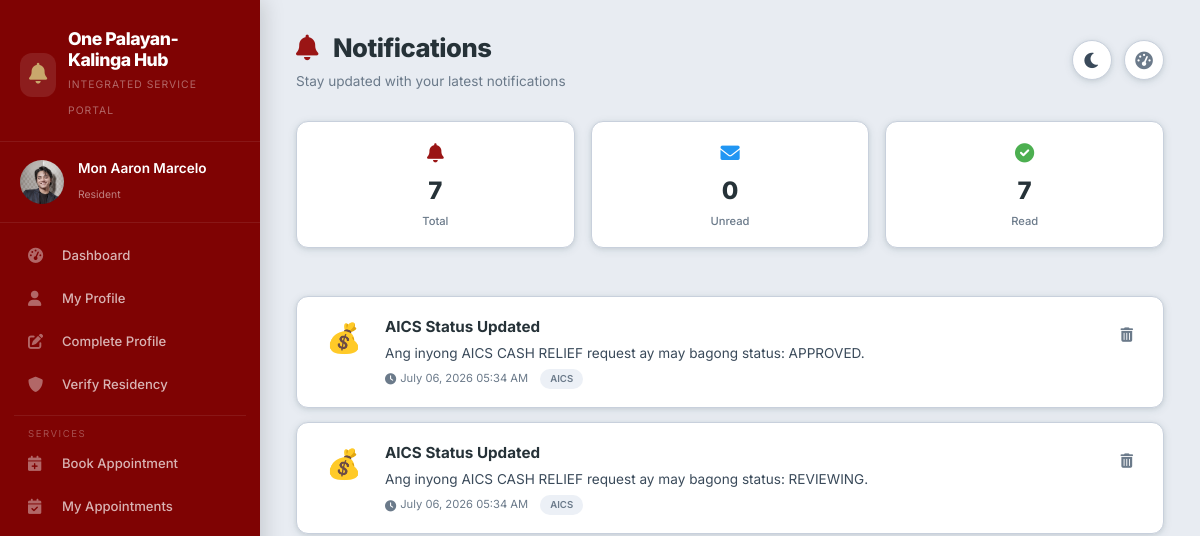
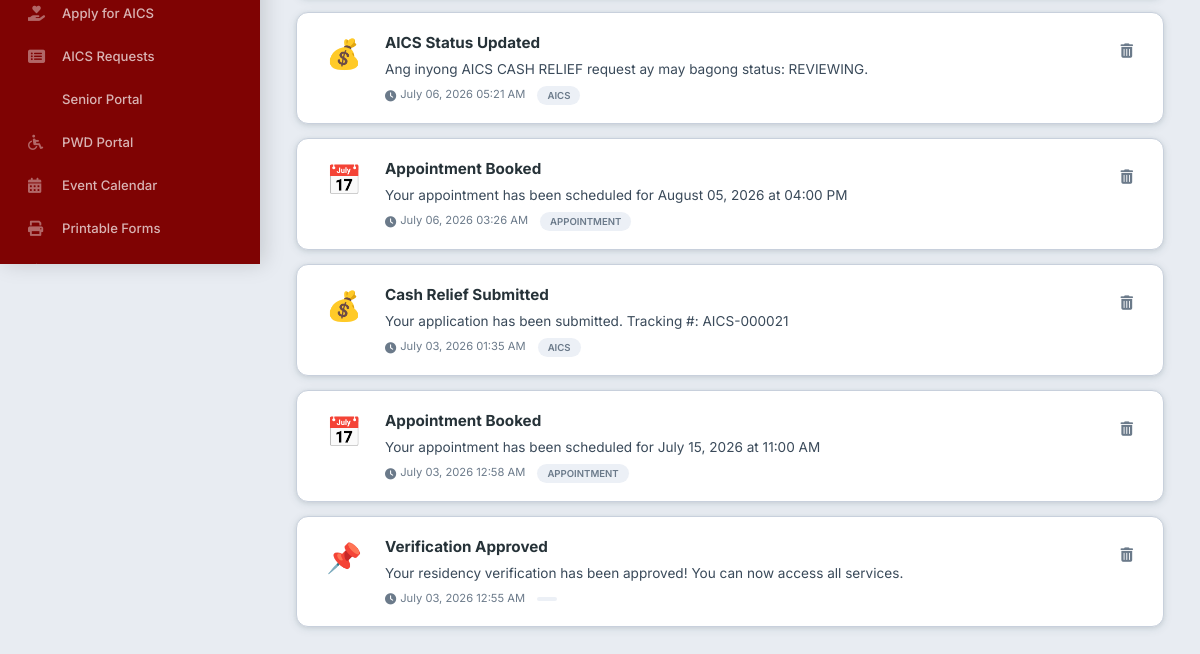
Page /notifications.php (signed in) on the earlier database version (2 pictures, top to bottom).
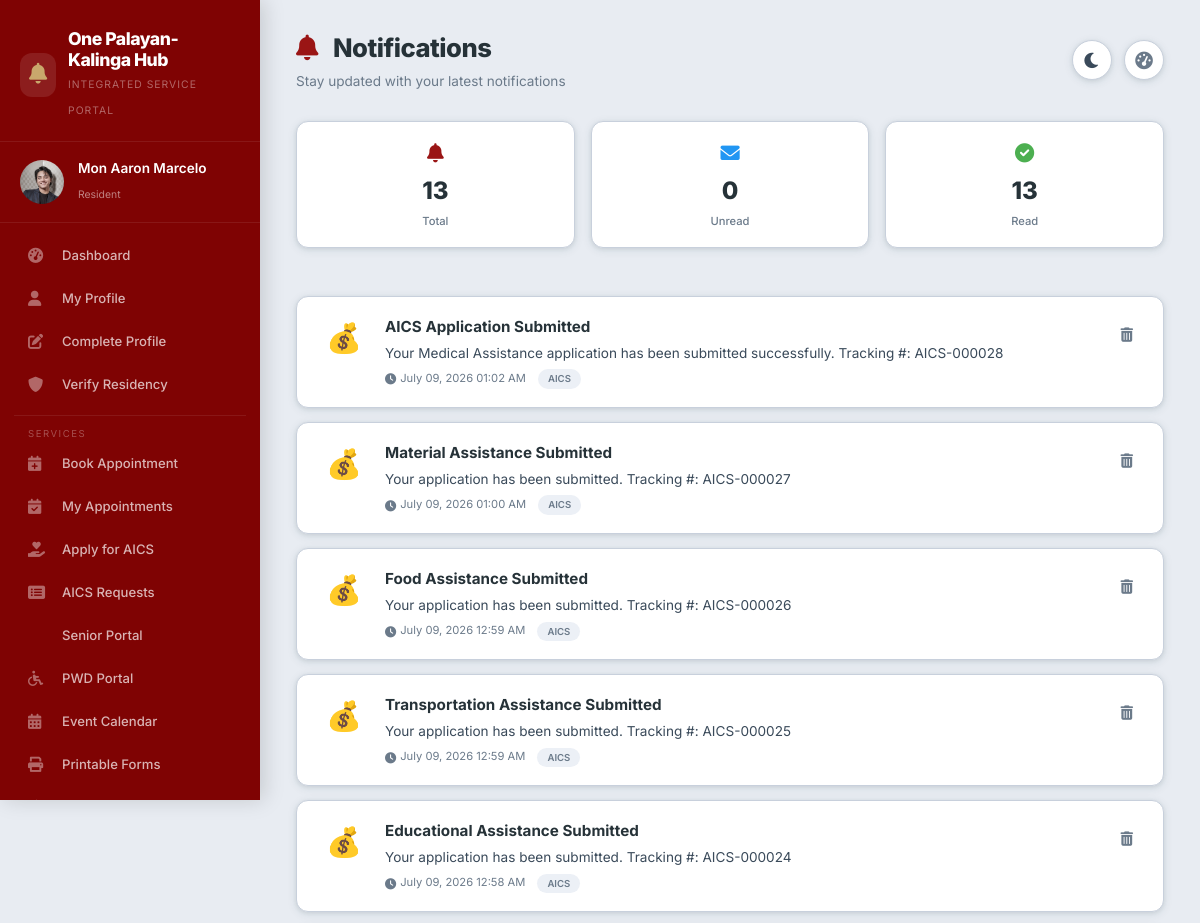
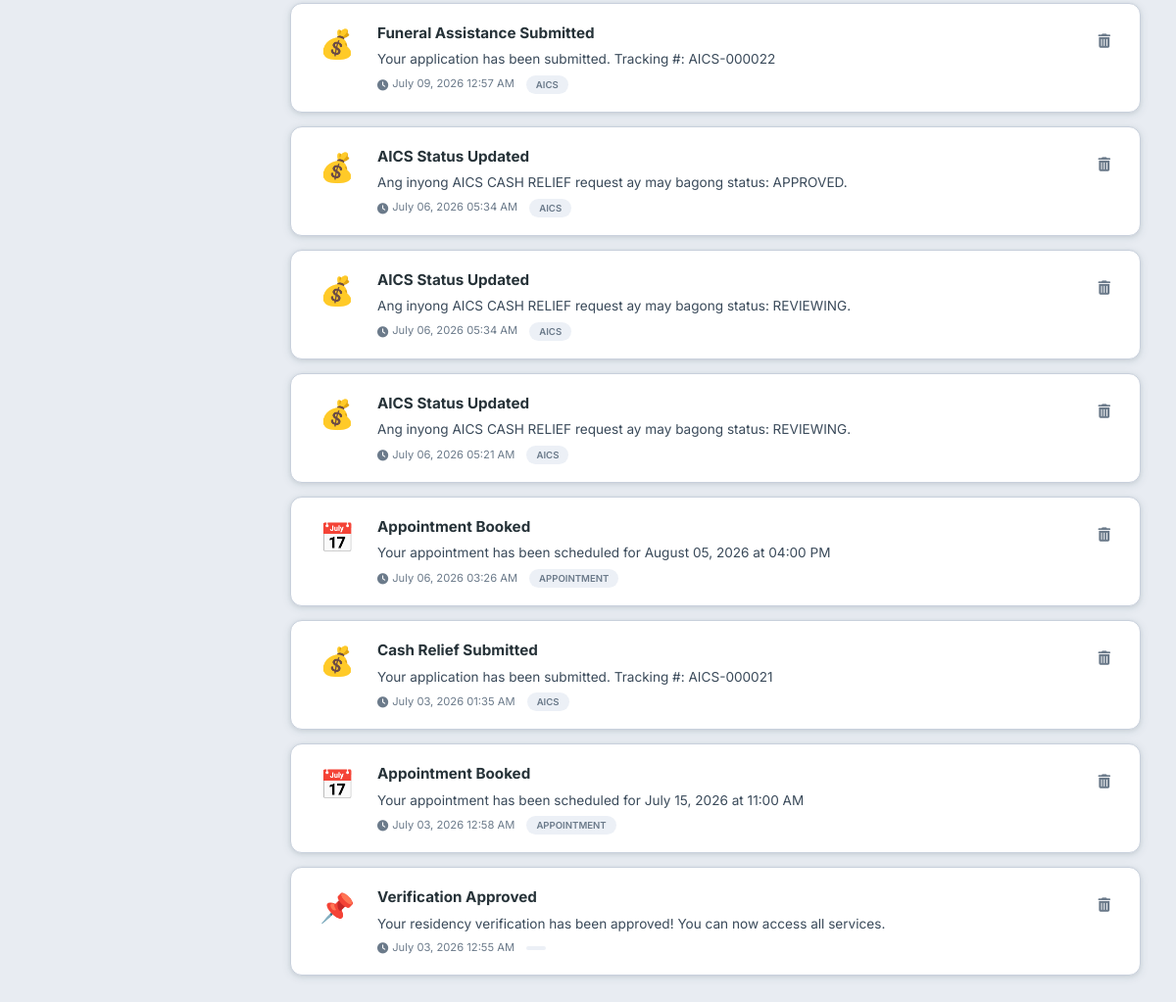
Same page on the later database version (2 pictures, top to bottom).
### tables this page shows
CREATE TABLE `notifications` (
  `notification_id` int(11) NOT NULL,
  `user_id` int(11) DEFAULT NULL,
  `title` varchar(200) DEFAULT NULL,
  `message` text DEFAULT NULL,
  `type` enum('appointment','aics','housing','general') DEFAULT 'general',
  `is_read` tinyint(1) DEFAULT 0,
  `created_at` timestamp NOT NULL DEFAULT current_timestamp()
);

### notifications.php (the view, shortened to what the changed rows need)
<?php
$database = new Database();
$db = $database->getConnection();
$query = "SELECT * FROM notifications WHERE user_id = :user_id ORDER BY created_at DESC";
$stmt = $db->prepare($query);
$stmt->bindParam(':user_id', $_SESSION['user_id']);
$stmt->execute();
$unread_query = "SELECT COUNT(*) as count FROM notifications WHERE user_id = :user_id AND is_read = FALSE";
$unread_stmt = $db->prepare($unread_query);
$unread_stmt->bindParam(':user_id', $_SESSION['user_id']);
$unread_stmt->execute();
$unread_count = $unread_stmt->fetch(PDO::FETCH_ASSOC)['count'];
$total_query = "SELECT COUNT(*) as total FROM notifications WHERE user_id = :user_id";
$total_stmt = $db->prepare($total_query);
$total_stmt->bindParam(':user_id', $_SESSION['user_id']);
$total_stmt->execute();
$total_count = $total_stmt->fetch(PDO::FETCH_ASSOC)['total'];
$dark_mode = isset($_COOKIE['dark_mode']) && $_COOKIE['dark_mode'] === 'enabled';
?>
<!DOCTYPE html>
<html lang="en" data-theme="<?php echo $dark_mode ? 'dark' : 'light'; ?>">
<head>
    <link rel="stylesheet" href="https://cdnjs.cloudflare.com/ajax/libs/font-awesome/6.0.0/css/all.min.css">
    <link rel="stylesheet" href="css/portal-layout.css">
</head>
<body>
    <div class="app-container">
        <div class="sidebar" id="sidebar">
            <div class="sidebar-header">
                <div class="logo-text">
                    <h2>One Palayan-Kalinga Hub</h2>
                </div>
            </div>
        </div>
        <div class="main-content">
            <div class="top-bar">
                <div class="top-bar-left">
                    <div class="page-title">
                        <h1><i class="fas fa-bell" style="color: var(--maroon-light); margin-right: 10px;"></i> Notifications</h1>
                    </div>
                </div>
            </div>
        <div class="stats-grid">
            <div class="stat-card">
                <div class="stat-icon"><i class="fas fa-bell"></i></div>
                <div class="stat-number"><?php echo $total_count; ?></div>
                <div class="stat-label">Total</div>
            </div>
            <div class="stat-card">
                <div class="stat-icon"><i class="fas fa-check-circle" style="color: var(--color-success);"></i></div>
                <div class="stat-number"><?php echo $total_count - $unread_count; ?></div>
                <div class="stat-label">Read</div>
            </div>
        </div>
        <?php if($stmt->rowCount() > 0): ?>
        <div class="notifications-list">
            <?php while($notif = $stmt->fetch(PDO::FETCH_ASSOC)):
                $type_icons = [
                    'appointment' => '📅',
                    'aics' => '💰',
                    'housing' => '🏠',
                    'general' => '📢',
                    'verification' => '✅'
                ];
                $icon = $type_icons[$notif['type']] ?? '📌';
            ?>
            <div class="notification-card <?php echo !$notif['is_read'] ? 'unread' : ''; ?>">
                <div class="notification-icon">
                    <?php echo $icon; ?>
                </div>
                <div class="notification-content">
                    <div class="title-row">
                        <h3><?php echo htmlspecialchars($notif['title']); ?></h3>
                    </div>
                    <p><?php echo htmlspecialchars($notif['message']); ?></p>
                    <div class="meta">
                        <small><i class="fas fa-clock"></i> <?php echo date('F d, Y h:i A', strtotime($notif['created_at'])); ?></small>
                        <span class="type-badge"><?php echo ucfirst($notif['type'] ?? 'General'); ?></span>
                    </div>
                </div>
                <a href="?delete=<?php echo $notif['notification_id']; ?>" class="delete-btn" onclick="return confirm('Delete this notification?')" title="Delete">
                    <i class="fas fa-trash-alt"></i>
                </a>
            </div>
            <?php endwhile; ?>
        </div>
        <?php endif; ?>
    </div>
</div>
</body>
</html>

Differences in the rows shown:
added notifications: type "💰", title "AICS Application Submitted", message "Your Medical Assistance application has been submitted successfully. Tracking #: AICS-000028", created_at "July 09, 2026 01:02 AM", type "AICS"
added notifications: type "💰", title "Material Assistance Submitted", message "Your application has been submitted. Tracking #: AICS-000027", created_at "July 09, 2026 01:00 AM", type "AICS"
added notifications: type "💰", title "Food Assistance Submitted", message "Your application has been submitted. Tracking #: AICS-000026", created_at "July 09, 2026 12:59 AM", type "AICS"
added notifications: type "💰", title "Transportation Assistance Submitted", message "Your application has been submitted. Tracking #: AICS-000025", created_at "July 09, 2026 12:59 AM", type "AICS"
added notifications: type "💰", title "Educational Assistance Submitted", message "Your application has been submitted. Tracking #: AICS-000024", created_at "July 09, 2026 12:58 AM", type "AICS"
added notifications: type "💰", title "Funeral Assistance Submitted", message "Your application has been submitted. Tracking #: AICS-000022", created_at "July 09, 2026 12:57 AM", type "AICS"
Other differences:
$total_count: "7" → "13"
$total_count - $unread_count: "7" → "13"
